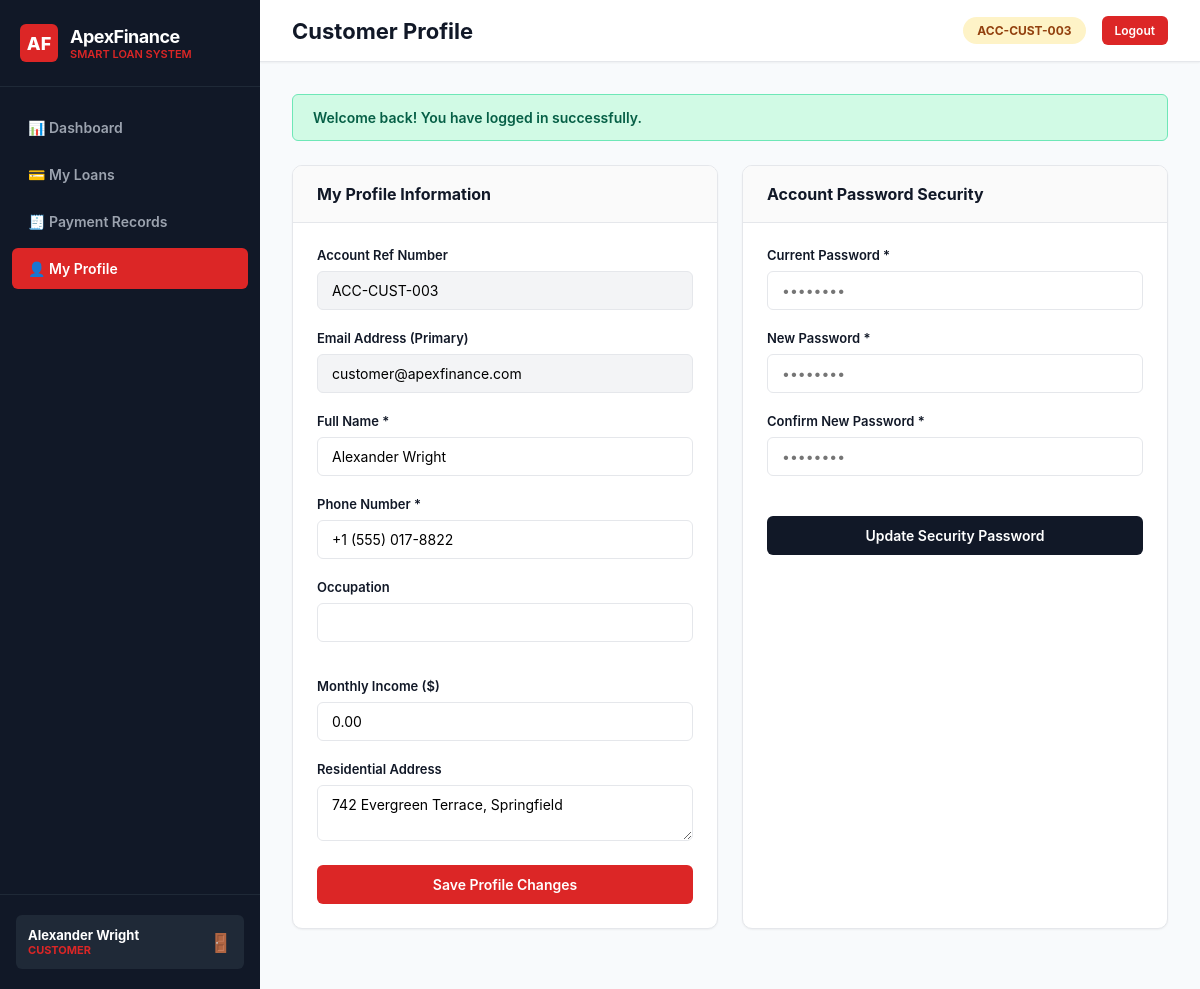
Screenshot of /profile.php (signed in) with the database file from the repository.
### tables this page shows
CREATE TABLE IF NOT EXISTS `users` (
  `id` INT UNSIGNED AUTO_INCREMENT PRIMARY KEY,
  `account_number` VARCHAR(20) NOT NULL UNIQUE,
  `name` VARCHAR(100) NOT NULL,
  `email` VARCHAR(150) NOT NULL UNIQUE,
  `password_hash` VARCHAR(255) NOT NULL,
  `role` ENUM('admin', 'officer', 'customer') NOT NULL DEFAULT 'customer',
  `phone` VARCHAR(20) DEFAULT NULL,
  `national_id` VARCHAR(50) DEFAULT NULL,
  `address` TEXT DEFAULT NULL,
  `occupation` VARCHAR(100) DEFAULT NULL,
  `monthly_income` DECIMAL(12,2) DEFAULT 0.00,
  `status` ENUM('active', 'inactive', 'suspended') NOT NULL DEFAULT 'active',
  `created_at` TIMESTAMP DEFAULT CURRENT_TIMESTAMP,
  `updated_at` TIMESTAMP DEFAULT CURRENT_TIMESTAMP ON UPDATE CURRENT_TIMESTAMP,
  INDEX `idx_role` (`role`),
  INDEX `idx_email` (`email`),
  INDEX `idx_status` (`status`)
);

### core/Auth.php (called while the page is built, shortened)
<?php
require_once __DIR__ . '/../config/database.php';
require_once __DIR__ . '/Helpers.php';
class Auth {
    public static function user(): ?array {
        return $_SESSION['user'] ?? null;
    }
    public static function role(): ?string {
        return $_SESSION['user']['role'] ?? null;
    }
}

### models/User.php (called while the page is built, shortened)
<?php
require_once __DIR__ . '/../config/database.php';
require_once __DIR__ . '/../core/Helpers.php';
class User {
    public static function findById(int $id): ?array {
        $db = DatabaseConnection::getInstance();
        $stmt = $db->prepare("SELECT id, account_number, name, email, role, phone, national_id, address, occupation, monthly_income, status, created_at FROM users WHERE id = :id LIMIT 1");
        $stmt->execute([':id' => $id]);
        $user = $stmt->fetch();
        return $user ?: null;
    }
}

### core/Helpers.php (called while the page is built, shortened)
<?php
function e($value): string {
    if ($value === null) {
        return '';
    }
    return htmlspecialchars((string)$value, ENT_QUOTES | ENT_SUBSTITUTE, 'UTF-8');
}
function getFlash(string $type): ?string {
    if (isset($_SESSION['flash'][$type])) {
        $msg = $_SESSION['flash'][$type];
        return $msg;
    }
    return null;
}
function hasFlash(string $type): bool {
    return isset($_SESSION['flash'][$type]);
}

### profile.php (the view, shortened to what this page needs)
<?php
require_once __DIR__ . '/core/Auth.php';
require_once __DIR__ . '/core/CSRF.php';
require_once __DIR__ . '/core/Helpers.php';
require_once __DIR__ . '/models/User.php';
$user = Auth::user();
$userData = User::findById($user['id']);
include __DIR__ . '/views/layouts/header.php';
?>
<div style="display: grid; grid-template-columns: repeat(auto-fit, minmax(320px, 1fr)); gap: 24px;">
  <div class="panel">
    <div class="panel-header">
      <div class="panel-title">My Profile Information</div>
    </div>
    <form action="profile.php" method="POST" style="padding: 24px;">
      <div class="form-group">
        <label class="form-label">Account Ref Number</label>
        <input type="text" class="form-control" value="<?= e($userData['account_number']) ?>" readonly style="background:#F3F4F6;">
      </div>
      <div class="form-group">
        <label class="form-label">Email Address (Primary)</label>
        <input type="email" class="form-control" value="<?= e($userData['email']) ?>" readonly style="background:#F3F4F6;">
      </div>
      <div class="form-group">
        <label class="form-label">Full Name *</label>
        <input type="text" name="name" class="form-control" value="<?= e($userData['name']) ?>" required>
      </div>
      <div class="form-group">
        <label class="form-label">Phone Number *</label>
        <input type="text" name="phone" class="form-control" value="<?= e($userData['phone']) ?>" required>
      </div>
      <div class="form-grid">
        <div class="form-group">
          <label class="form-label">Occupation</label>
          <input type="text" name="occupation" class="form-control" value="<?= e($userData['occupation']) ?>">
        </div>
        <div class="form-group">
          <label class="form-label">Monthly Income ($)</label>
          <input type="number" step="0.01" name="monthly_income" class="form-control" value="<?= e($userData['monthly_income']) ?>">
        </div>
      </div>
      <div class="form-group">
        <label class="form-label">Residential Address</label>
        <textarea name="address" class="form-control" rows="2"><?= e($userData['address']) ?></textarea>
      </div>
      <button type="submit" class="btn btn-primary" style="width: 100%; justify-content: center;">Save Profile Changes</button>
    </form>
  </div>
  <div class="panel">
    <div class="panel-header">
      <div class="panel-title">Account Password Security</div>
    </div>
    <form action="profile.php" method="POST" style="padding: 24px;">
      <div class="form-group">
        <label class="form-label">Current Password *</label>
        <input type="password" name="current_password" class="form-control" required placeholder="••••••••">
      </div>
      <div class="form-group">
        <label class="form-label">New Password *</label>
        <input type="password" name="new_password" class="form-control" required placeholder="••••••••">
      </div>
      <div class="form-group">
        <label class="form-label">Confirm New Password *</label>
        <input type="password" name="confirm_password" class="form-control" required placeholder="••••••••">
      </div>
      <button type="submit" class="btn btn-dark" style="width: 100%; justify-content: center; margin-top: 20px;">Update Security Password</button>
    </form>
  </div>
</div>
<?php include __DIR__ . '/views/layouts/footer.php'; ?>

### views/layouts/header.php (shortened to what this page needs)
<?php
require_once __DIR__ . '/../../core/Auth.php';
require_once __DIR__ . '/../../core/Helpers.php';
$user = Auth::user();
$currentRole = Auth::role();
$currentPage = basename($_SERVER['PHP_SELF']);
?>
<!DOCTYPE html>
<html lang="en">
<head>
  <link rel="stylesheet" href="<?= APP_URL ?>/assets/css/style.css">
</head>
<body>
  <div class="app-wrapper">
    <aside class="sidebar">
      <div class="sidebar-header">
        <div class="brand-badge">AF</div>
        <div>
          <div class="brand-title">ApexFinance</div>
          <div class="brand-subtitle">Smart Loan System</div>
        </div>
      </div>
      <nav class="sidebar-nav">
        <a href="<?= APP_URL ?>/dashboard.php" class="nav-item <?= $currentPage === 'dashboard.php' ? 'active' : '' ?>">
          📊 Dashboard
        </a>
        <?php if ($currentRole === 'customer'): ?>
          <a href="<?= APP_URL ?>/loans.php" class="nav-item <?= $currentPage === 'loans.php' ? 'active' : '' ?>">
            💳 My Loans
          </a>
          <a href="<?= APP_URL ?>/payments.php" class="nav-item <?= $currentPage === 'payments.php' ? 'active' : '' ?>">
            🧾 Payment Records
          </a>
          <a href="<?= APP_URL ?>/profile.php" class="nav-item <?= $currentPage === 'profile.php' ? 'active' : '' ?>">
            👤 My Profile
          </a>
        <?php endif; ?>
      </nav>
      <div class="sidebar-footer">
        <div class="user-pill">
          <div>
            <div style="color:#FFF; font-weight:700;"><?= e($user['name']) ?></div>
            <div style="font-size:11px; text-transform:uppercase; color:#DC2626; font-weight:700;"><?= e($user['role']) ?></div>
          </div>
          <a href="<?= APP_URL ?>/logout.php" style="color:#9CA3AF; text-decoration:none; font-size:18px;" title="Logout">🚪</a>
        </div>
      </div>
    </aside>
    <main class="main-content">
      <header class="topbar">
        <div class="topbar-title">
          <?= match($currentPage) {
            'dashboard.php' => 'Overview Dashboard',
            'loans.php'     => 'Loan Management & Applications',
            'payments.php'  => 'Payment Records & Collection',
            'customers.php' => 'Customer Directory & Search',
            'reports.php'   => 'Monthly Loan & Collection Reports',
            'profile.php'   => 'Customer Profile',
            'users.php'     => 'System Staff & User Management',
            default         => 'ApexFinance System'
          } ?>
        </div>
        <div style="display:flex; align-items:center; gap:16px;">
          <span class="badge badge-pending" style="font-size:12px; padding:6px 14px;">
            <?= e($user['account_number']) ?>
          </span>
          <a href="<?= APP_URL ?>/logout.php" class="btn btn-primary btn-sm">Logout</a>
        </div>
      </header>
      <div class="content-body">
        <?php if (hasFlash('success')): ?>
          <div class="alert alert-success"><?= getFlash('success') ?></div>
        <?php endif; ?>

### rows the page displays
users: name "Alexander Wright", role "CUSTOMER", account_number "ACC-CUST-003", email "customer@apexfinance.com", phone "+1 (555) 017-8822", monthly_income "0.00", address "742 Evergreen Terrace, Springfield"

### other values shown
getFlash('success') "Welcome back! You have logged in successfully."
